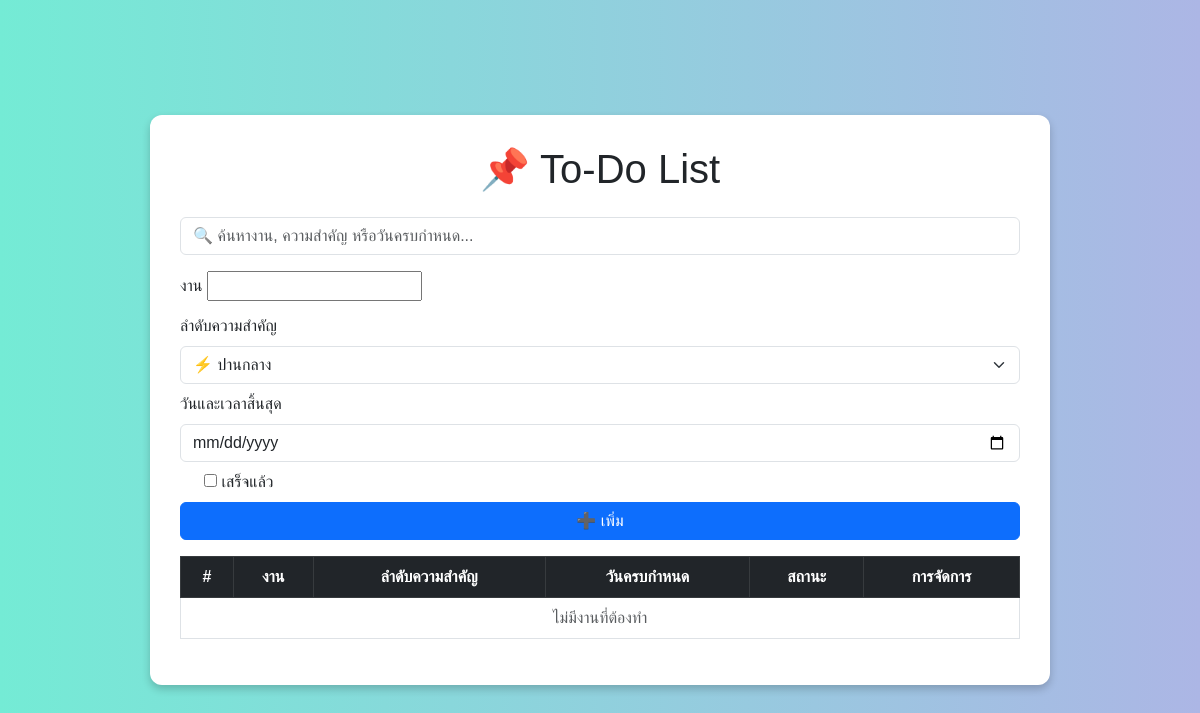
Before: / with the older database file.
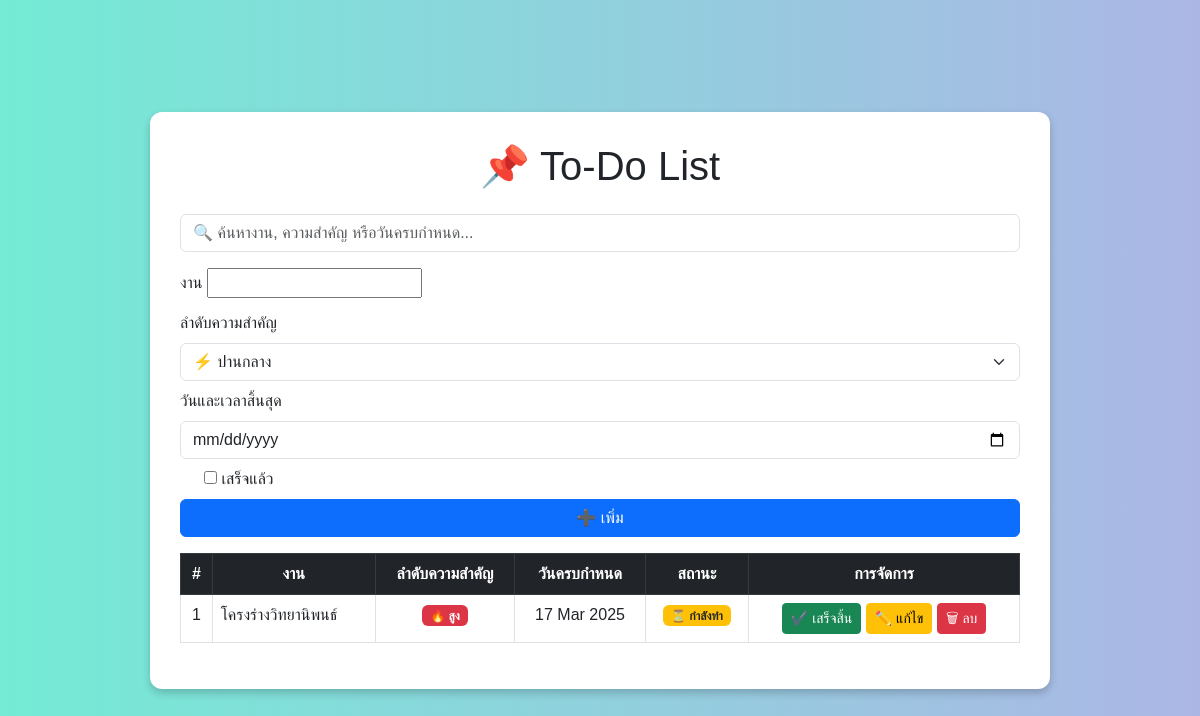
After: the same page with the newer database file.
### todo/models.py (models this page shows, shortened)
class Task(models.Model):
    PRIORITY_CHOICES = [
        ('high', '🔥 สูง'),
        ('medium', '⚡ ปานกลาง'),
        ('low', '✅ ต่ำ'),
    ]
    title = models.CharField(max_length=255)
    created_at = models.DateTimeField(auto_now_add=True)
    completed = models.BooleanField(default=False)
    priority = models.CharField(max_length=10, choices=PRIORITY_CHOICES, default='medium')
    due_datetime = models.DateTimeField(null=True, blank=True)  # ✅ เพิ่มวันและเวลาสิ้นสุดของงาน
    def is_due_soon(self):
        if self.due_datetime:
            time_left = self.due_datetime - timezone.now()
            return 0 < time_left.total_seconds() <= 259200  # ✅ แจ้งเตือนหากเหลือ <= 3 วัน (259200 วินาที)
        return False

### todo/views.py (the view)
# urls.py: path('', task_list, name='task_list'),
def task_list(request):
    tasks = Task.objects.all().order_by('due_datetime','-created_at')
    form = TaskForm()
    if request.method == 'POST':
        form = TaskForm(request.POST)
        if form.is_valid():
            form.save()
            return redirect('task_list')
    return render(request, 'todolist/task_list.html', {'tasks': tasks, 'form': form,'today': timezone.now().date()})

### todo/forms.py
class TaskForm(forms.ModelForm):
    class Meta:
        model = Task
        fields = ['title', 'priority', 'due_datetime', 'completed']  # ✅ เพิ่ม due_datetime
        widgets = {
            'priority': forms.Select(choices=Task.PRIORITY_CHOICES, attrs={'class': 'form-select'}),
            'due_datetime': forms.DateTimeInput(attrs={'type': 'date', 'class': 'form-control'}),  # ✅ DateTime Picker
        }

### todo/templates/todolist/task_list.html (shortened to what this page needs)
<!DOCTYPE html>
<html lang="en">
<head>
    <link rel="stylesheet" href="https://cdn.jsdelivr.net/npm/bootstrap@5.3.0/dist/css/bootstrap.min.css">
</head>
<body>
<div class="todo-container">
    <h1 class="text-center mb-4">📌 To-Do List</h1>
    <input type="text" id="searchTask" class="form-control search-bar mb-3" placeholder="🔍 ค้นหางาน, ความสำคัญ หรือวันครบกำหนด..." onkeyup="filterTasks()">
    <form method="POST" class="mb-3">
        <div class="mb-2">
            <label for="id_title" class="form-label">งาน</label>
            {{ form.title }}
        </div>
        <div class="mb-2">
            <label for="id_priority" class="form-label">ลำดับความสำคัญ</label>
            {{ form.priority }}
        </div>
        <div class="mb-2">
            <label for="id_due_datetime" class="form-label">วันและเวลาสิ้นสุด</label>
            {{ form.due_datetime }}
        </div>
        <div class="mb-2 form-check">
            {{ form.completed }} <label class="form-check-label" for="id_completed">เสร็จแล้ว</label>
        </div>
        <button type="submit" class="btn btn-primary w-100">➕ เพิ่ม</button>
    </form>
    <div class="table-responsive">
        <table class="table table-hover table-bordered">
            <thead class="table-dark text-center">
                <tr>
                    <th>#</th>
                    <th>งาน</th>
                    <th>ลำดับความสำคัญ</th>
                    <th>วันครบกำหนด</th>
                    <th>สถานะ</th>
                    <th>การจัดการ</th>
                </tr>
            </thead>
            <tbody id="taskTable">
                {% for task in tasks %}
                <tr class="{% if task.is_due_soon and not task.completed %} due-soon {% endif %}">
                    <td class="text-center">{{ forloop.counter }}</td>
                    <td>{{ task.title }}</td>
                    <td class="text-center">
                        {% if task.priority == 'high' %}
                            <span class="badge bg-danger">🔥 สูง</span>
                        {% elif task.priority == 'medium' %}
                            <span class="badge bg-warning text-dark">⚡ ปานกลาง</span>
                        {% else %}
                            <span class="badge bg-success">✅ ต่ำ</span>
                        {% endif %}
                    </td>
                    <td class="text-center">
                        {% if task.due_datetime %}
                             {{ task.due_datetime|date:"d M Y" }}
                        {% else %}
                            <span class="text-muted">- ไม่กำหนด -</span>
                        {% endif %}
                    </td>
                    <td class="text-center">
                        {% if task.completed %}
                            <span class="badge bg-success">✔️ เสร็จสิ้น</span>
                        {% else %}
                            <span class="badge bg-warning text-dark">⏳ กำลังทำ</span>
                        {% endif %}
                    </td>
                    <td class="text-center">
                        {% if not task.completed %}
                        <a href="{% url 'task_complete' task.id %}" class="btn btn-success btn-sm">✔️ เสร็จสิ้น</a>
                        {% endif %}
                        <a href="{% url 'task_update' task.id %}" class="btn btn-warning btn-sm">✏️ แก้ไข</a>
                        <a href="{% url 'task_delete' task.id %}" class="btn btn-danger btn-sm">🗑 ลบ</a>
                    </td>
                </tr>
                {% empty %}
                <tr>
                    <td colspan="6" class="text-center text-muted">ไม่มีงานที่ต้องทำ</td>
                </tr>
                {% endfor %}
            </tbody>
        </table>
    </div>
</div>
</body>
</html>

Changed rows visible on the page:
added Task: title "โครงร่างวิทยานิพนธ์", priority "🔥 สูง", due_datetime "17 Mar 2025", completed "⏳ กำลังทำ"
Other visible differences:
text no longer shown: "ไม่มีงานที่ต้องทำ"
